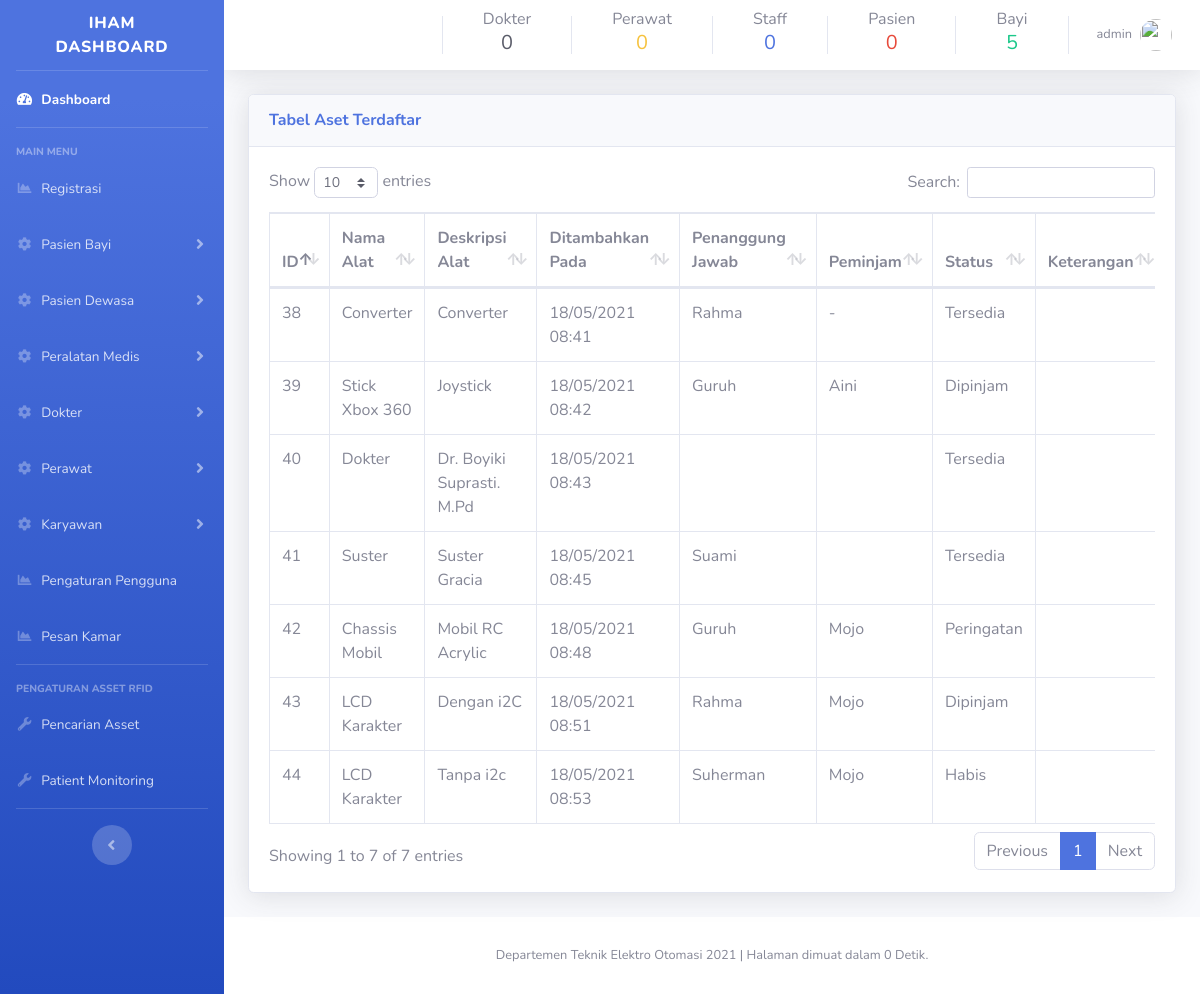
The page /daftar-barang.php (signed in) on the database as committed earlier.
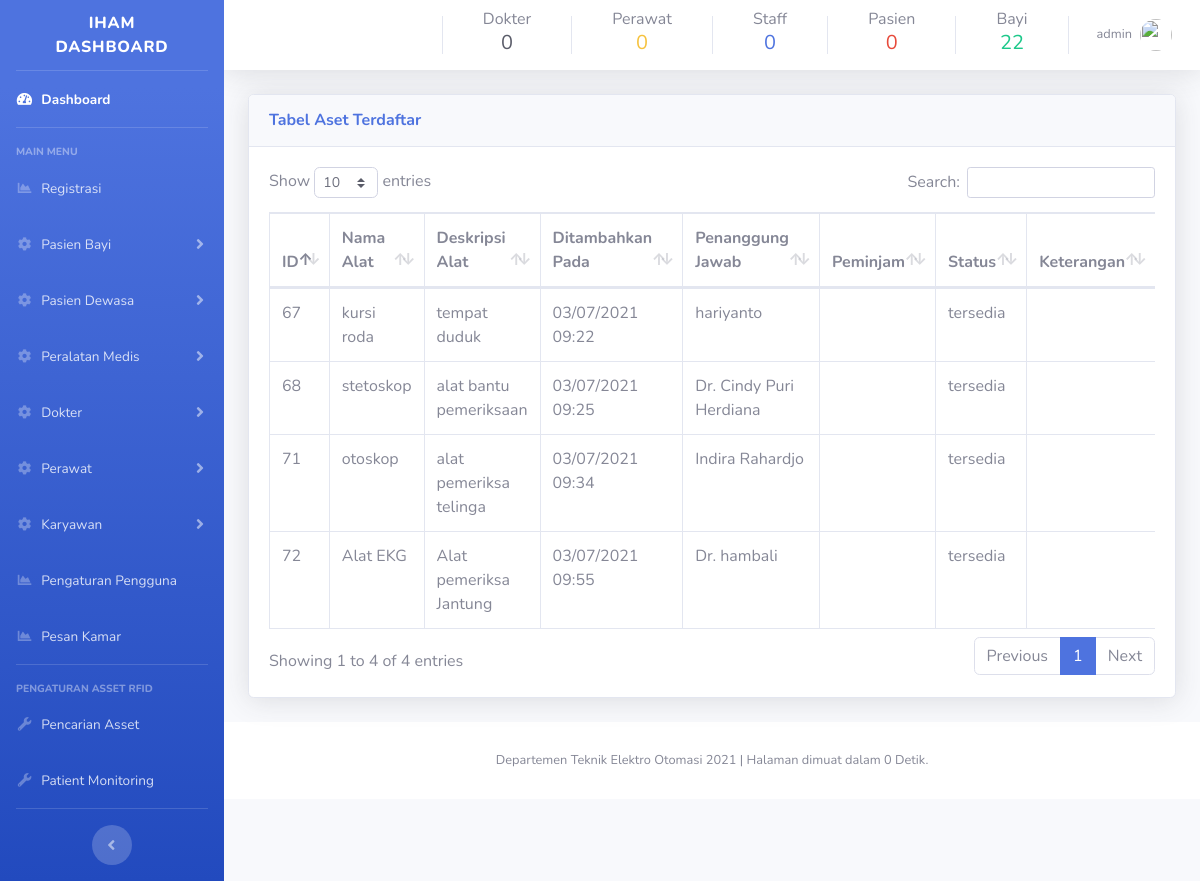
The same page on the database as committed later.
### tables this page shows
CREATE TABLE `tb_rfid` (
  `id` int(5) NOT NULL,
  `rfid_uid` varchar(50) NOT NULL,
  `nama_alat` varchar(50) NOT NULL,
  `deskripsi` varchar(50) NOT NULL DEFAULT current_timestamp(),
  `tanggal` datetime(6) NOT NULL DEFAULT current_timestamp(6) ON UPDATE current_timestamp(6),
  `penanggung_jawab` varchar(50) NOT NULL,
  `status_asset` varchar(30) NOT NULL,
  `peminjam` varchar(50) NOT NULL,
  `keterangan` varchar(50) NOT NULL
);

### daftar-barang.php (the view, shortened to what this page needs)
<?php
include('security.php');
include('includes/header.php');
include('includes/navbar.php');
include('database/dbconfig.php')
?>
<div class="container-fluid">
<div class="card shadow mb-4">
  <div class="card-header py-3">
    <h6 class="m-0 font-weight-bold text-primary">Tabel Aset Terdaftar
    </h6>
  </div>
<div class="card-body">
    <div class="table-responsive">
    <?php
    $query = "SELECT DATE_FORMAT(`tanggal`, '%d/%m/%Y %H:%i') AS tanggal, id, nama_alat,rfid_uid,deskripsi,penanggung_jawab,peminjam,status_asset,keterangan FROM tb_rfid";
    $query_run = mysqli_query($connection, $query);
    ?>
      <table class="table table-bordered" id="dataaset" width="100%" cellspacing="0">
        <thead>
          <tr>
            <th>ID </th>
            <th>Nama Alat</th>
            <th>Deskripsi Alat</th>
            <th>Ditambahkan Pada</th>
            <th>Penanggung Jawab</th>
            <th>Peminjam</th>
            <th>Status</th>
            <th>Keterangan</th>
          </tr>
        </thead>
        <tbody>
        <?php
        if(mysqli_num_rows($query_run) > 0 )
        {
          while($row = mysqli_fetch_assoc($query_run))
          {
            ?>
          <tr>
          <td><?php echo $row['id']; ?></td>
            <td><?php echo $row['nama_alat']; ?></td>
            <td><?php echo $row['deskripsi']; ?></td>
            <td><?php echo $row['tanggal']; ?></td>
            <td><?php echo $row['penanggung_jawab']; ?></td>
            <td><?php echo $row['peminjam']; ?></td>
            <td><?php echo $row['status_asset']; ?></td>
            <td><?php echo $row['keterangan']; ?></td>
            </div>
            <div class="container-fluid">
          <?php
          }
        }
        else {
          echo "Data tidak ditemukan";
        }
        ?>
    </div>
  </div>
</div>
</div>
<?php
include('includes/scripts.php');
include('includes/footer.php');
?>

### includes/header.php (shortened to what this page needs)
<!DOCTYPE html>
<html lang="en">
<?php
function get_time() {
    $time = microtime();
    $time = explode(' ', $time);
    $time = $time[1] + $time[0];
    return $time;
}
$start = get_time();
?>
<head>
  <link href="vendor/fontawesome-free/css/all.min.css" rel="stylesheet" type="text/css">
  <link href="css/googlefont.css" rel="stylesheet">
  <link href="css/sb-admin-2.min.css" rel="stylesheet">
  <link href="css/tambahan.css" rel="stylesheet">
</head>
<body id="page-top">
  <div id="wrapper">

### includes/navbar.php (shortened to what this page needs)
<?php
include_once('code.php');
?>
   <ul class="navbar-nav bg-gradient-primary sidebar sidebar-dark accordion" id="accordionSidebar">
<a class="sidebar-brand d-flex align-items-center justify-content-center" href="index.php">
  <div class="sidebar-brand-text mx-3">IHAM Dashboard</div>
</a>
<hr class="sidebar-divider my-0">
<li class="nav-item active">
  <a class="nav-link" href="index.php">
    <i class="fas fa-fw fa-tachometer-alt"></i>
    <span>Dashboard</span></a>
</li>
<hr class="sidebar-divider">
<div class="sidebar-heading">
  Main Menu
</div>
<li class="nav-item">
  <a class="nav-link" href="registrasi.php">
    <i class="fas fa-fw fa-chart-area"></i>
    <span>Registrasi</span></a>
</li>
<li class="nav-item">
  <a class="nav-link collapsed" href="#" data-toggle="collapse" data-target="#sidebarbayi" aria-expanded="true" aria-controls="kolapsitem1">
    <i class="fas fa-fw fa-cog"></i>
    <span>Pasien Bayi</span>
  </a>
</li>
<li class="nav-item">
  <a class="nav-link collapsed" href="#" data-toggle="collapse" data-target="#sidebardewasa" aria-expanded="true" aria-controls="kolapsitem1">
    <i class="fas fa-fw fa-cog"></i>
    <span>Pasien Dewasa</span>
  </a>
</li>
<li class="nav-item">
  <a class="nav-link collapsed" href="#" data-toggle="collapse" data-target="#sidebarmedis" aria-expanded="true" aria-controls="collapseTwo">
    <i class="fas fa-fw fa-cog"></i>
    <span>Peralatan Medis</span>
  </a>
</li>
<li class="nav-item">
  <a class="nav-link collapsed" href="#" data-toggle="collapse" data-target="#sidebardokter" aria-expanded="true" aria-controls="collapseTwo">
    <i class="fas fa-fw fa-cog"></i>
    <span>Dokter</span>
  </a>
</li>
<li class="nav-item">
  <a class="nav-link collapsed" href="#" data-toggle="collapse" data-target="#sidebarperawat" aria-expanded="true" aria-controls="collapseTwo">
    <i class="fas fa-fw fa-cog"></i>
    <span>Perawat</span>
  </a>
</li>
<li class="nav-item">
  <a class="nav-link collapsed" href="#" data-toggle="collapse" data-target="#sidebarkaryawan" aria-expanded="true" aria-controls="collapseTwo">
    <i class="fas fa-fw fa-cog"></i>
    <span>Karyawan</span>
  </a>
</li>
<li class="nav-item">
  <a class="nav-link" href="pengaturan-pengguna.php">
    <i class="fas fa-fw fa-chart-area"></i>
    <span>Pengaturan Pengguna</span></a>
</li>
<li class="nav-item">
  <a class="nav-link" href="pesan-ruang.php">
    <i class="fas fa-fw fa-chart-area"></i>
    <span>Pesan Kamar</span></a>
</li>
<hr class="sidebar-divider">
<div class="sidebar-heading">
  Pengaturan Asset RFID
</div>
<li class="nav-item">
  <a class="nav-link" href="baca-tag.php">
    <i class="fas fa-fw fa-wrench"></i>
    <span>Pencarian Asset</span></a>
</li>
<li class="nav-item">
  <a class="nav-link" href="status-asset.php">
    <i class="fas fa-fw fa-wrench"></i>
    <span>Patient Monitoring</span></a>
</li>
<hr class="sidebar-divider d-none d-md-block">
<div class="text-center d-none d-md-inline">
  <button class="rounded-circle border-0" id="sidebarToggle"></button>
</div>
</ul>
    <div id="content-wrapper" class="d-flex flex-column">
      <div id="content">
        <nav class="navbar navbar-expand navbar-light bg-white topbar mb-4 static-top shadow">
          <ul class="navbar-nav ml-auto">
<div class="container my-auto">
<div class="copyright text-center my-auto">
<a href="daftar-dokter.php"  style="text-decoration:none;" class="text-secondary">
 Dokter
  <?php
              $query = "SELECT id FROM tb_dokter ORDER BY id";
              $query_run = mysqli_query($connection, $query);
              $row = mysqli_num_rows($query_run);
              echo '<h5 class="text-dark">'.$row.'</h5>';
              ?>
</a>
</div>
</div>
<div class="container my-auto">
<div class="copyright text-center my-auto">
<a href="daftar-perawat.php"  style="text-decoration:none;" class="text-secondary">
 Perawat
  <?php
              $query = "SELECT id FROM tb_perawat ORDER BY id";
              $query_run = mysqli_query($connection, $query);
              $row = mysqli_num_rows($query_run);
              echo '<h5 class="text-warning">'.$row.'</h5>';
              ?>
</a>
</div>
</div>
<div class="container my-auto">
<div class="copyright text-center my-auto">
<a href="daftar-karyawan.php"  style="text-decoration:none;" class="text-secondary">
 Staff
  <?php
              $query = "SELECT id FROM tb_non_medis ORDER BY id";
              $query_run = mysqli_query($connection, $query);
              $row = mysqli_num_rows($query_run);
              echo '<h5 class="text-primary">'.$row.'</h5>';
              ?>
</a>
</div>
</div>
<div class="container my-auto">
<div class="copyright text-center my-auto">
<a href="daftar-pasien.php"  style="text-decoration:none;" class="text-secondary">
  Pasien
  <?php
              $query = "SELECT id FROM tb_pasien_dewasa ORDER BY id";
              $query_run = mysqli_query($connection, $query);
              $row = mysqli_num_rows($query_run);
              echo '<h5 class="text-danger">'.$row.'</h5>';
              ?>
</a>
</div>
</div>
<div class="container my-auto">
<div class="copyright text-center my-auto">
<a href="daftar-bayi.php"  style="text-decoration:none;" class="text-secondary">
Bayi
              <?php
              $query = "SELECT id FROM tb_stat_anak ORDER BY id";
              $query_run = mysqli_query($connection, $query);
              $row = mysqli_num_rows($query_run);
              echo '<h5 class="text-success">'.$row.'</h5>';
              ?>
</a>
</div>
</div>
            <li class="nav-item dropdown no-arrow">
              <a class="nav-link dropdown-toggle" href="#" id="userDropdown" role="button" data-toggle="dropdown" aria-haspopup="true" aria-expanded="false">
                <span class="mr-2 d-none d-lg-inline text-gray-600 small">
              <?php
               echo $_SESSION['username'];
              ?>
                </span>
                <img class="img-profile rounded-circle" src="">
              </a>
            </li>
          </ul>
        </nav>

### includes/scripts.php (shortened to what this page needs)
<link href="vendor/datatables/dataTables.bootstrap4.min.css" rel="stylesheet">
<link href="vendor/fontawesome-free/css/all.min.css" rel="stylesheet" type="text/css">

### includes/footer.php (shortened to what this page needs)
      <footer class="sticky-footer bg-white">
        <div class="container my-auto">
          <div class="copyright text-center my-auto">
            <span>Departemen Teknik Elektro Otomasi 2021</span>
            |
            <span>
            <?php
            $finish = get_time();
            $total_time = round(($finish - $start), 4);
            echo 'Halaman dimuat dalam '.$total_time.' Detik.';
            ?>
          </div>
        </div>
      </footer>
      </div>
      </div>
    </div>
</body>
</html>

Rows that differ between the two databases and show on the page:
removed tb_rfid: id "38", nama_alat "Converter", deskripsi "Converter", tanggal "18/05/2021 08:41", penanggung_jawab "Rahma", peminjam "-", status_asset "Tersedia"
removed tb_rfid: id "39", nama_alat "Stick Xbox 360", deskripsi "Joystick", tanggal "18/05/2021 08:42", penanggung_jawab "Guruh", peminjam "Aini", status_asset "Dipinjam"
removed tb_rfid: id "40", nama_alat "Dokter", deskripsi "Dr. Boyiki Suprasti. M.Pd", tanggal "18/05/2021 08:43", status_asset "Tersedia"
removed tb_rfid: id "41", nama_alat "Suster", deskripsi "Suster Gracia", tanggal "18/05/2021 08:45", penanggung_jawab "Suami", status_asset "Tersedia"
removed tb_rfid: id "42", nama_alat "Chassis Mobil", deskripsi "Mobil RC Acrylic", tanggal "18/05/2021 08:48", penanggung_jawab "Guruh", peminjam "Mojo", status_asset "Peringatan"
removed tb_rfid: id "43", nama_alat "LCD Karakter", deskripsi "Dengan i2C", tanggal "18/05/2021 08:51", penanggung_jawab "Rahma", peminjam "Mojo", status_asset "Dipinjam"
removed tb_rfid: id "44", nama_alat "LCD Karakter", deskripsi "Tanpa i2c", tanggal "18/05/2021 08:53", penanggung_jawab "Suherman", peminjam "Mojo", status_asset "Habis"
added tb_rfid: id "67", nama_alat "kursi roda", deskripsi "tempat duduk", tanggal "03/07/2021 09:22", penanggung_jawab "hariyanto", status_asset "tersedia"
added tb_rfid: id "68", nama_alat "stetoskop", deskripsi "alat bantu pemeriksaan", tanggal "03/07/2021 09:25", penanggung_jawab "Dr. Cindy Puri Herdiana", status_asset "tersedia"
added tb_rfid: id "71", nama_alat "otoskop", deskripsi "alat pemeriksa telinga", tanggal "03/07/2021 09:34", penanggung_jawab "Indira Rahardjo", status_asset "tersedia"
added tb_rfid: id "72", nama_alat "Alat EKG", deskripsi "Alat pemeriksa Jantung", tanggal "03/07/2021 09:55", penanggung_jawab "Dr. hambali", status_asset "tersedia"
Other text that changed with them:
$row: "5" → "22"
text written by a page script: "Show entries Search: Showing 1 to 7 of 7 entries Previous 1 Next" → "Show entries Search: Showing 1 to 4 of 4 entries Previous 1 Next"
